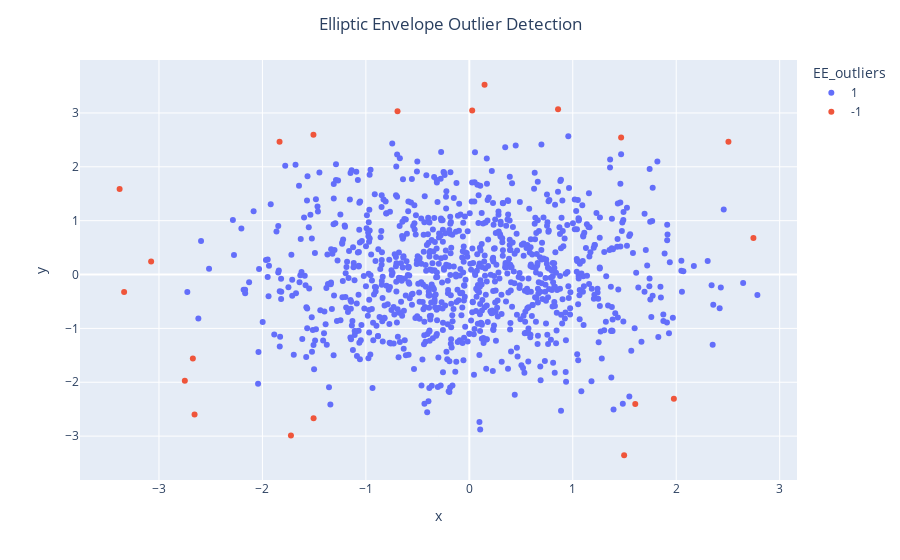

Write notebook code for a chart like this one.
### Code cell
#plot the results
scatter_plot(xy_data, "x", "y", "EE_outliers",
             "Elliptic Envelope Outlier Detection")

### Figure 1 — Plotly figure (JSON) as saved in the notebook; plotly's stock layout.template omitted (floating-point values rounded to 4 significant figures; data arrays with more than 128 entries replaced by an {"elided": "..."} marker saying what was removed)
{"data": [{"hovertemplate": "EE_outliers=1<br>x=%{x}<br>y=%{y}<extra></extra>", "legendgroup": "1", "marker": {"color": "#636efa", "symbol": "circle"}, "mode": "markers", "name": "1", "orientation": "v", "showlegend": true, "type": "scatter", "x": {"elided": "980 float values"}, "xaxis": "x", "y": {"elided": "980 float values"}, "yaxis": "y"}, {"hovertemplate": "EE_outliers=-1<br>x=%{x}<br>y=%{y}<extra></extra>", "legendgroup": "-1", "marker": {"color": "#EF553B", "symbol": "circle"}, "mode": "markers", "name": "-1", "orientation": "v", "showlegend": true, "type": "scatter", "x": [1.468, -2.75, -3.381, 0.1473, -1.507, -3.337, -0.6939, -2.672, -2.656, 0.8578, -3.076, 1.497, 1.604, 2.505, 0.02777, 2.746, -1.834, -1.505, -1.724, 1.977], "xaxis": "x", "y": [2.545, -1.97, 1.589, 3.524, 2.597, -0.324, 3.034, -1.559, -2.598, 3.066, 0.2412, -3.355, -2.403, 2.465, 3.046, 0.6786, 2.464, -2.67, -2.99, -2.305], "yaxis": "y"}], "layout": {"legend": {"title": {"text": "EE_outliers"}, "tracegroupgap": 0}, "margin": {"t": 60}, "title": {"text": "Elliptic Envelope Outlier Detection", "x": 0.5}, "xaxis": {"anchor": "y", "domain": [0, 1], "title": {"text": "x"}}, "yaxis": {"anchor": "x", "domain": [0, 1], "title": {"text": "y"}}}}
